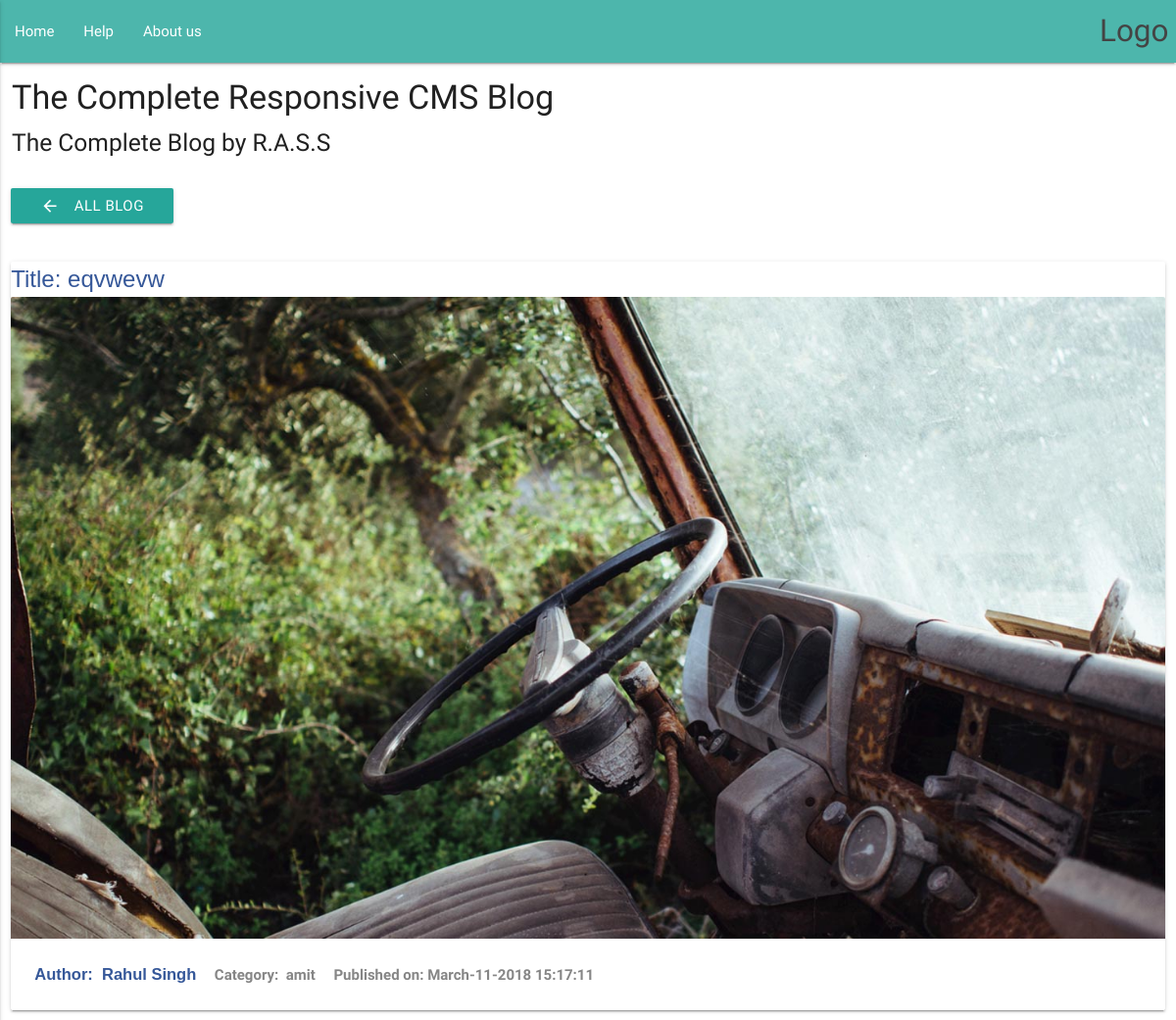
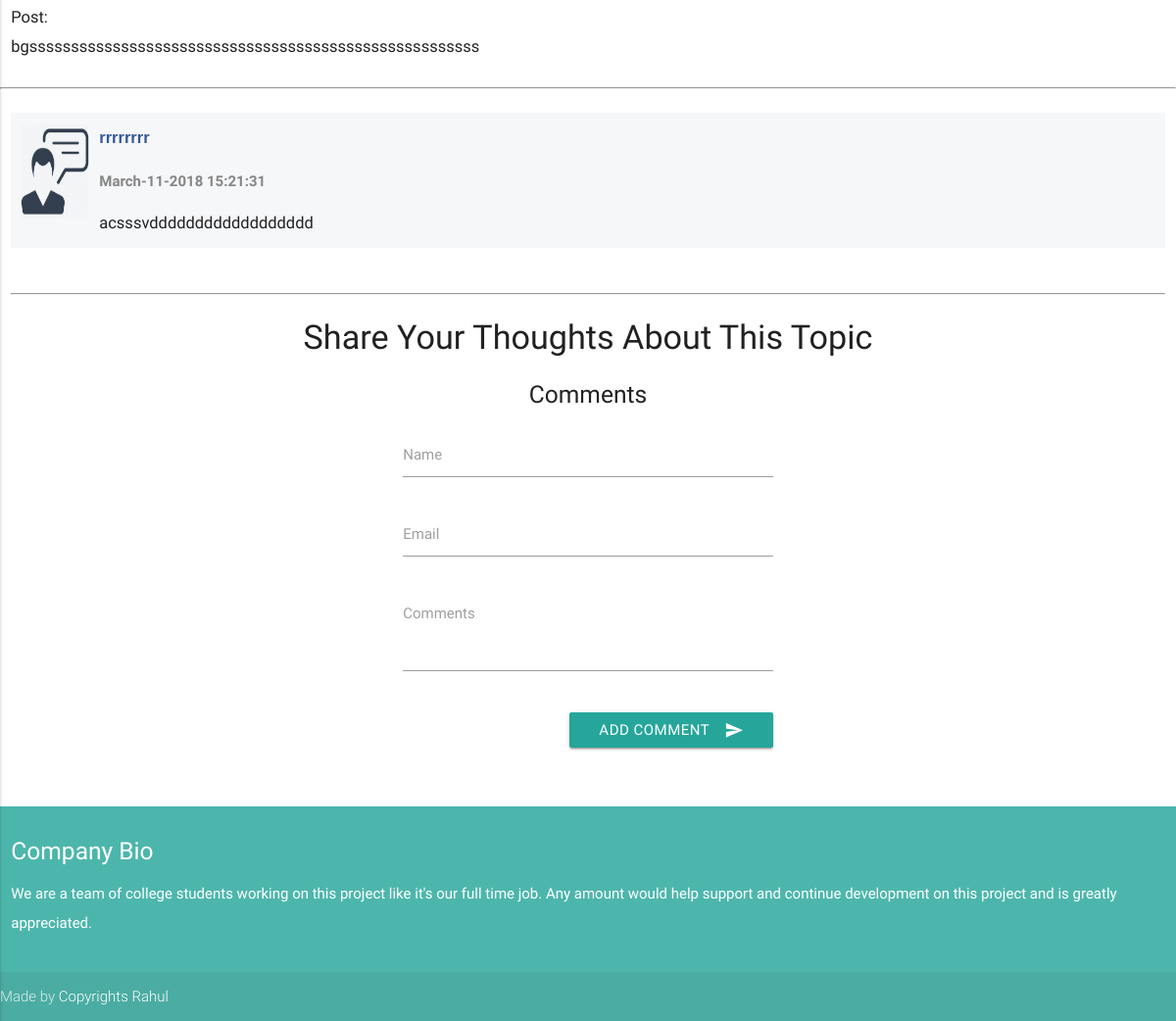
/full_post.php?id=6 (signed in), run on the app's committed database (2 pictures, top to bottom).
### tables this page shows
CREATE TABLE `admin_panel` (
  `id` int(10) NOT NULL,
  `datetime` varchar(50) NOT NULL,
  `title` varchar(200) NOT NULL,
  `category` varchar(100) NOT NULL,
  `author` varchar(100) NOT NULL,
  `image` varchar(200) NOT NULL,
  `post` varchar(10000) NOT NULL
);

CREATE TABLE `comments` (
  `id` int(10) NOT NULL,
  `datetime` varchar(50) NOT NULL,
  `name` varchar(200) NOT NULL,
  `email` varchar(200) NOT NULL,
  `comment` varchar(500) NOT NULL,
  `approvedby` varchar(200) NOT NULL,
  `status` varchar(5) NOT NULL,
  `admin_panel_id` int(10) NOT NULL
);

### full_post.php (the view, shortened to what this page needs)
<!DOCTYPE html>
<html lang="en">
<head>
  <link href="css/materialize.css" type="text/css" rel="stylesheet" media="screen,projection"/>
  <link href="css/style.css" type="text/css" rel="stylesheet" media="screen,projection"/>
</head>
<body>
   <nav>
    <div class="nav-wrapper teal lighten-2">
      <a href="#" class="brand-logo right">Logo</a>
      <ul id="nav-mobile" class="left hide-on-med-and-down">
        <li><a class="white-text" href="dashboard.php">Home</a></li>
        <li><a class="white-text" href="#">Help</a></li>
        <li><a class="white-text" href="about_us.php">About us</a></li>
      </ul>
    </div>
  </nav>
  <div class="container  grey-lighten-5" style="margin-left: 1%">
    <h4>The Complete Responsive CMS Blog</h4>
    <h5>The Complete Blog by R.A.S.S </h5>
  </div>
<br>
<div class="row">
  <div class="col s12">
                  <?php
              require 'conn.php';
              if(isset($_GET['search_btn'])){
                $SearchText=mysqli_real_escape_string($conn,$_GET['search_content']);
                $sql="SELECT * FROM admin_panel WHERE datetime LIKE '%$SearchText%' OR title LIKE '%$SearchText%' OR category LIKE '%$SearchText%' OR post LIKE '%$SearchText%' ";
                   ?> <a href="blog.php" class="btn waves-effect waves-light left  "><i class="material-icons left">arrow_back</i>Go Back</a><br><br> <?php
              }else{
                $PostId=$_GET['id'];
              $sql="SELECT * from admin_panel WHERE id=$PostId ORDER BY datetime desc";
               }
             $result=mysqli_query($conn,$sql);
              while($results=mysqli_fetch_array($result)){
                $DateTime=$results['datetime'];
                $PostId=$results['id'];
                $Title=$results['title'];
                $Category=$results['category'];
                $Author=$results['author'];
                $Image=$results['image'];
                $Post=$results['post'];
              ?>
              <a href="blog.php" class="btn waves-effect waves-light left  "><i class="material-icons left">arrow_back</i>All Blog</a><br><br><br>
          <div class="card">
              <span class="card-title comment-info">Title:&nbsp;<?php echo htmlentities($Title); ?></span>
            <div class="card-image">
              <img src="img/Uploads/<?php echo $Image ?>">
            </div>
            <div class="card-content">
              <span class="comment-info">Author: &nbsp;<?php echo htmlentities($Author); ?></span>&nbsp;&nbsp;&nbsp;&nbsp;
              <span class="description">Category: &nbsp;<?php echo htmlentities($Category); ?></span>&nbsp;&nbsp;&nbsp;&nbsp;
              <span class="description">Published on:&nbsp;<?php echo htmlentities($DateTime); ?></span>
            </div>
          </div>
  </div>
  <div class="col s12">
   <p class="Commnt">Post: <br><?php
                    echo nl2br($Post);
               ?></p>
  </div>
  <hr>
  <?php } ?>
   <div class="row">
    <div class="col s12">
      <?php
        require 'conn.php';
        $PostIdForComments=$_GET['id'];
        $sql="SELECT * FROM comments WHERE admin_panel_id='$PostIdForComments' AND status='ON' ORDER BY `datetime` desc";
        $result=mysqli_query($conn,$sql);
        while($results=mysqli_fetch_array($result)){
          $CommentorName=$results['name'];
          $DateTime=$results['datetime'];
          $Comments=$results['comment'];
      ?>
      <div class="comment-block">
        <img class="left" style="margin-left: 10px; margin-top: 10px;" src="img/comment.png" width="70px"; height="100px";>
        <p class="comment-info" style="margin-left: 90px;">
          <?php echo $CommentorName; ?>
        </p>
        <p class="description" style="margin-left: 90px;">
          <?php echo $DateTime; ?>
        </p>
        <p class="Commnt" style="margin-left: 90px;">
          <?php echo nl2br($Comments); ?>
        </p>
      </div>
      <br>
      <hr>
      <?php } ?>
    </div>
    <form  method="post" action="full_post.php?id=<?php echo $PostId; ?>">
     <div class="col s12 center"> <h4 class="responsive">Share Your Thoughts About This Topic</h4></div><br>
    <div class="col s12 center"><h5>Comments</h5></div><br><br>
      <div class="row">
        <div class="input-field col l4 offset-l4 s12">
          <input  id="full_name" type="text" name="full_name" class="validate" required>
          <label for="full_name">Name</label>
        </div>
         <div class="input-field col l4 offset-l4 s12">
          <input id="email" type="email" class="validate" name="email" required>
          <label for="email" data-error="wrong" data-success="right">Email</label>
        </div>
          <div class="input-field col l4 offset-l4 s12">
          <textarea id="comments" data-length="500" maxlength="500" required name="comments" required class="materialize-textarea"></textarea>
          <label for="comments">Comments</label>
        </div>
        <div class="input-field col l4 offset-l4 s12">
            <button class="btn waves-effect waves-light right " type="submit" name="add_comment">Add Comment
              <i class="material-icons right">send</i>
            </button>
          </div>
      </div>
      </div>
  </div>
  <footer class="page-footer teal lighten-2">
    <div class=" col s12 ">
      <div class="row">
        <div class="col s12 ">
          <h5 class="">Company Bio</h5>
          <p class="">We are a team of college students working on this project like it's our full time job. Any amount would help support and continue development on this project and is greatly appreciated.</p>
        </div>
      </div>
    </div>
    <div class="footer-copyright">
      <div class="container ">
      Made by <a class="white-text" href="http://materializecss.com">Copyrights Rahul</a>
      </div>
    </div>
  </footer>
  </body>
</html>

### css/style.css (style rules this page uses)
nav ul a, nav .brand-logo { color: #444; }
p { line-height: 2rem; }
footer.page-footer { margin: 0; }

### full_post.php (style rules this page uses)
.comment-block { background-color: #f6f7f9; }
.comment-info { color:#365899; font-family:sans-serif; font-size: 1.1em; font-weight: bold; padding-top: 10px; }
.description { color:#868686; font-weight: bold; margin-top: -2px; }
.Commnt { margin-top: -2px; padding-bottom: 10px; font-size: 1.1em; }

### data on the page
admin_panel: title "eqvwevw", image (picture), author "Rahul Singh", category "amit", datetime "March-11-2018 15:17:11", post "bgssssssssssssssssssssssssssssssssssssssssssssssssssssss"
comments: name "rrrrrrrr", datetime "March-11-2018 15:21:31", comment "acsssvdddddddddddddddddd"
